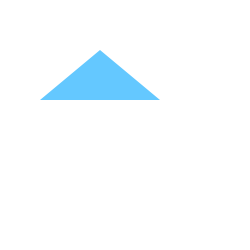
Frame 1 (no input)
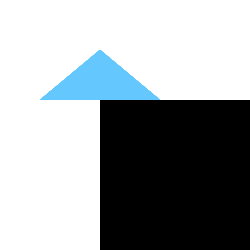
Frame 60 (the mouse pressed at the canvas centre just before this capture)
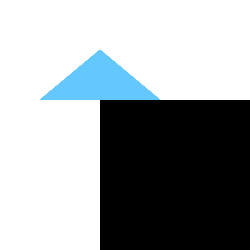
Frame 120 (the mouse held since frame 60 and released just before this capture)

The Processing sketch that drew these frames (run headless with seeded random() and noise(); from frame 60 on, the mouse is pressed at the canvas centre):

// Processing sketch: processing_139931
// ── processing_139931.pde

void setup() { 
  size(250, 250);
  background(255);  
  noStroke();
  }

  void draw(){
  rect(200,200,200,200);
  rectMode(CENTER);
  fill(100,200,300);
  triangle(40,100,100,50,160,100);
  fill(0);
  }
